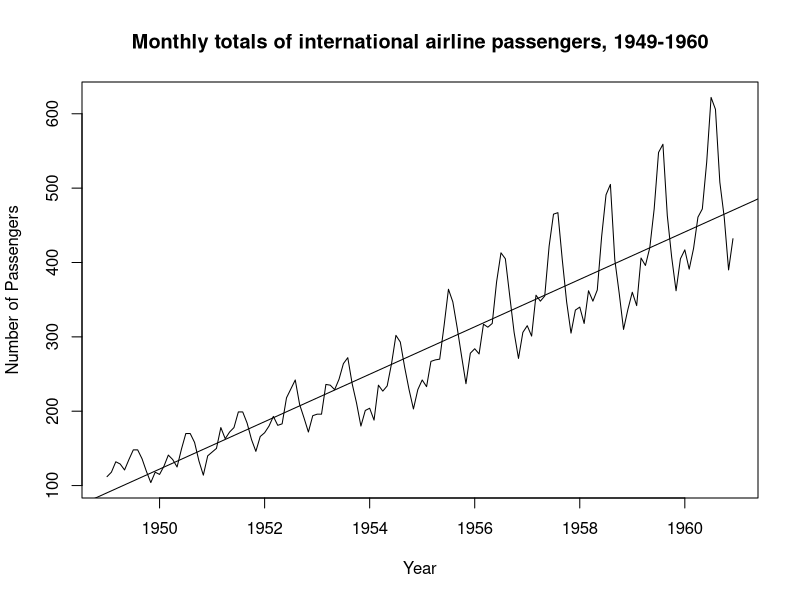
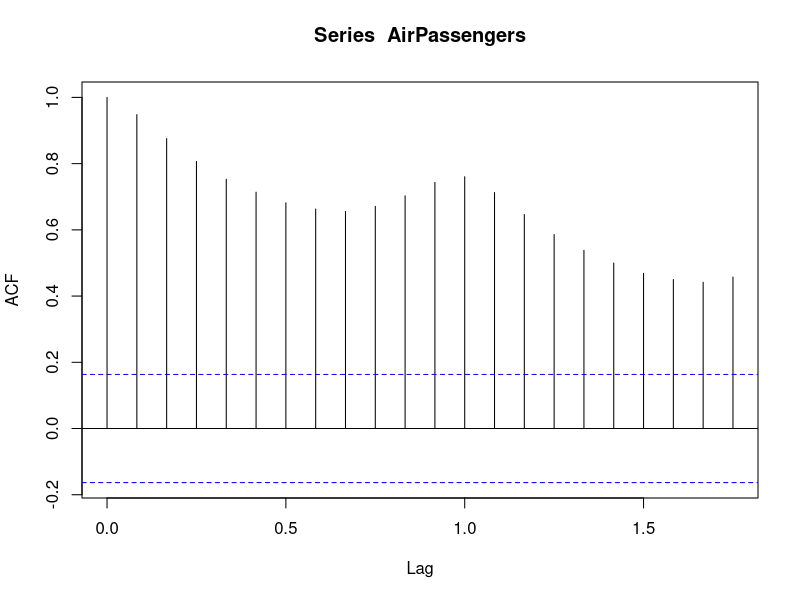
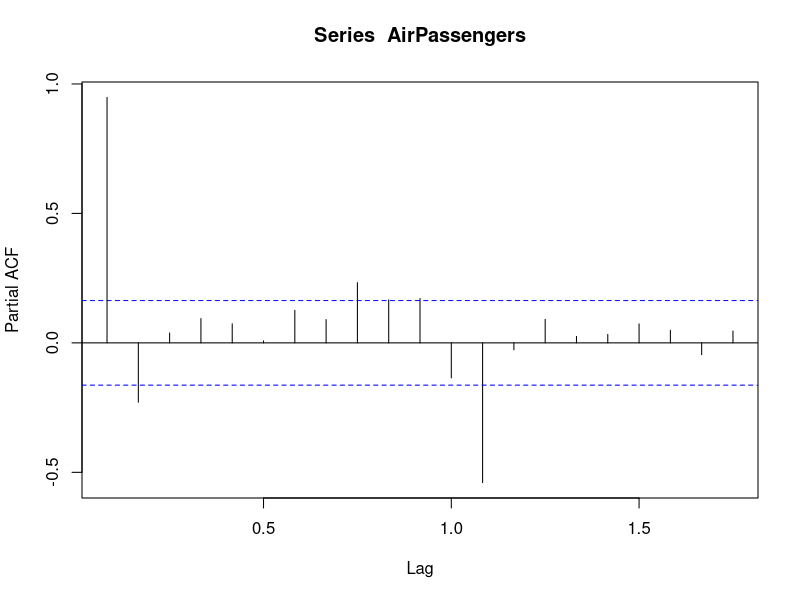
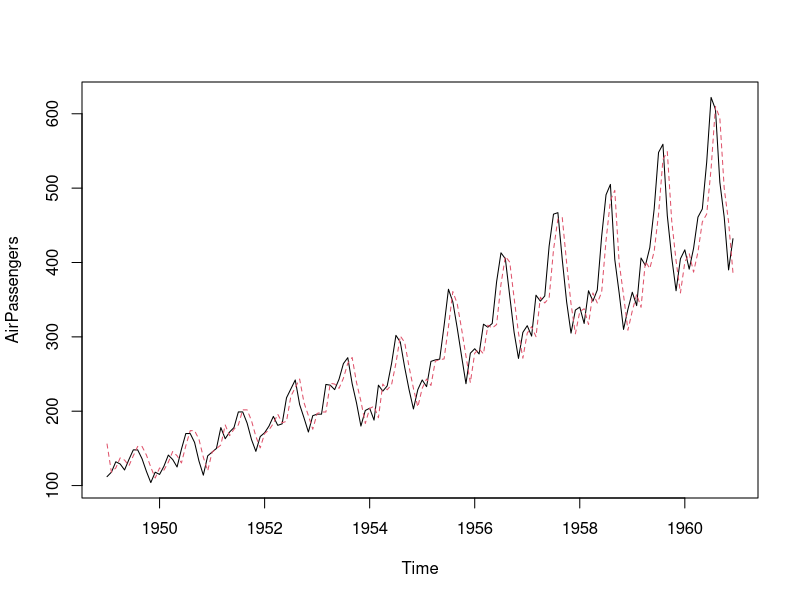
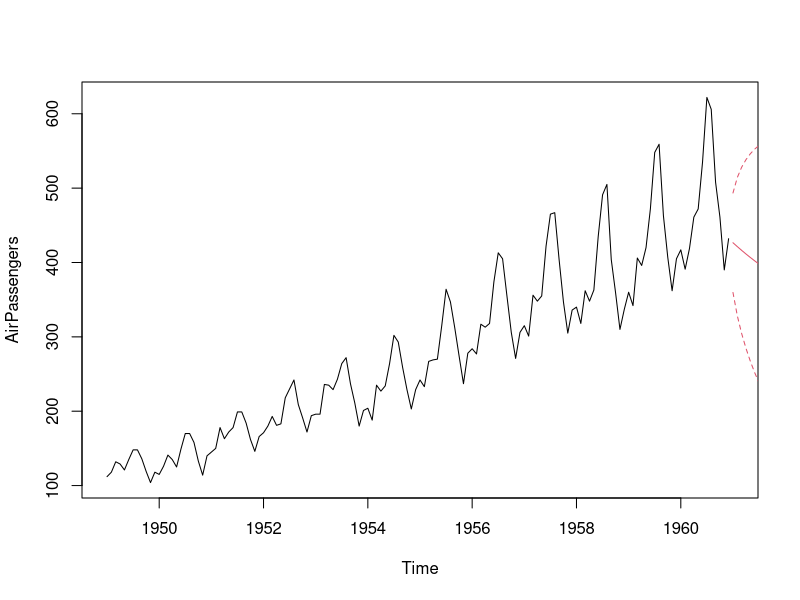
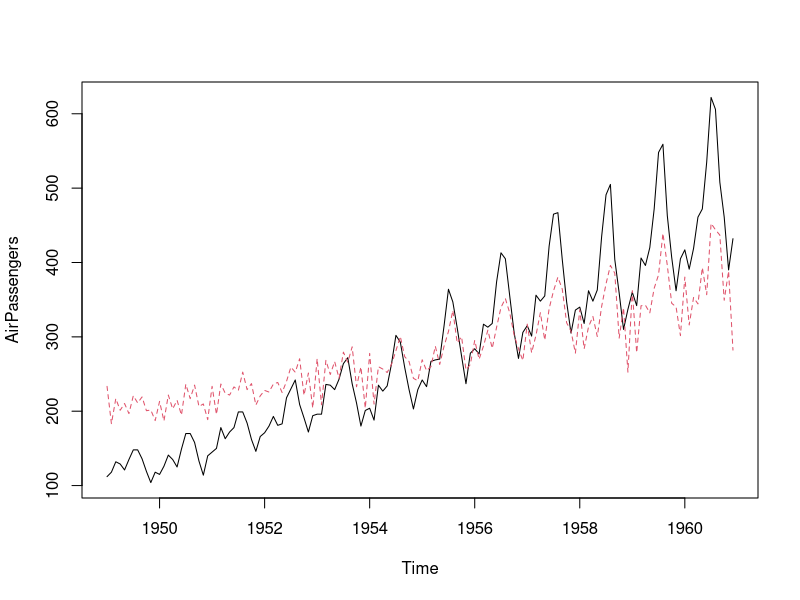
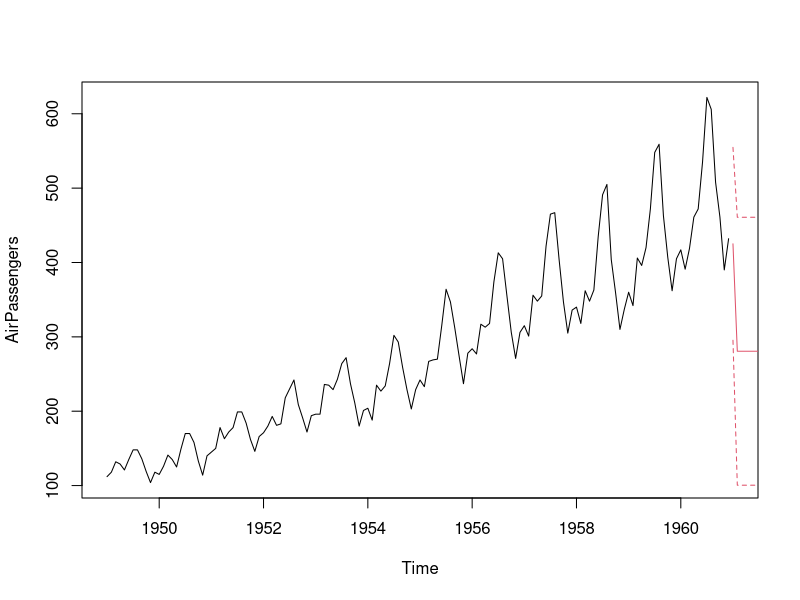

Write R code to recreate these figures, in order.
data("AirPassengers")
print(AirPassengers)
# Jan Feb Mar Apr May Jun Jul Aug Sep Oct Nov Dec
# 1949 112 118 132 129 121 135 148 148 136 119 104 118
# 1950 115 126 141 135 125 149 170 170 158 133 114 140
# 1951 145 150 178 163 172 178 199 199 184 162 146 166
# 1952 171 180 193 181 183 218 230 242 209 191 172 194
# 1953 196 196 236 235 229 243 264 272 237 211 180 201
# 1954 204 188 235 227 234 264 302 293 259 229 203 229
# 1955 242 233 267 269 270 315 364 347 312 274 237 278
# 1956 284 277 317 313 318 374 413 405 355 306 271 306
# 1957 315 301 356 348 355 422 465 467 404 347 305 336
# 1958 340 318 362 348 363 435 491 505 404 359 310 337
# 1959 360 342 406 396 420 472 548 559 463 407 362 405
# 1960 417 391 419 461 472 535 622 606 508 461 390 432


is.ts(AirPassengers)
# yep it is a TimeSeries data

summary(AirPassengers)
# Min. 1st Qu.  Median    Mean 3rd Qu.    Max. 
# 104.0   180.0   265.5   280.3   360.5   622.0 

start(AirPassengers)
end(AirPassengers)
time(AirPassengers)


ts.plot(AirPassengers, xlab="Year", ylab="Number of Passengers", main="Monthly totals of international airline passengers, 1949-1960")

# This will fit in a line
abline(reg=lm(AirPassengers~time(AirPassengers)))


# Auto Coorelation Function help us determine what type of series we have, 
# whether it is a White noise, Random walk, Auto regressive or Moving average.

acf(AirPassengers)
pacf(AirPassengers)



#Fit the AR model to AirPassengers
#For a given time series x we can fit the autoregressive (AR) model using the arima() 
#command and setting order equal to c(1, 0, 0). 
#Note for reference that an AR model is an ARIMA(p, q, d) model.

#Fitting the AR Model to the time series
AR <- arima(AirPassengers, order = c(1,0,0))
print(AR)


# Call:
#   arima(x = AirPassengers, order = c(1, 0, 0))
# 
# Coefficients:
#   ar1  intercept
# 0.9646   278.4649
# s.e.  0.0214    67.1141
# 
# sigma^2 estimated as 1119:  log likelihood = -711.09,  aic = 1428.18


ts.plot(AirPassengers)
AR_fit <- AirPassengers - residuals(AR)
points(AR_fit, type = "l", col = 2, lty = 2)



#Forcasting using AR model
#The predict() function can be used to make forecasts from an estimated AR model. 
#In the object generated by your predict() command, the $pred value is the forceast, and the $se value is the standard error for the forceast. 
#To make predictions for several periods beyond the last observations, you can use the n.ahead argument in your predict() command. 
#This argument establishes the forecast horizon (h), or the number of periods being forceast. 
#The forecasts are made recursively from 1 to h-steps ahead from the end of the observed time series.

#Using predict() to make a 1-step forecast
predict_AR <- predict(AR)

#Obtaining the 1-step forecast using $pred[1]
predict_AR$pred[1]
# [1] 426.5698
#ALternatively Using predict to make 1-step through 10-step forecasts
predict(AR, n.ahead = 10)
# $`pred`
# Jan      Feb      Mar      Apr      May      Jun      Jul      Aug      Sep      Oct
# 1961 426.5698 421.3316 416.2787 411.4045 406.7027 402.1672 397.7921 393.5717 389.5006 385.5735
# 
# $se
# Jan      Feb      Mar      Apr      May      Jun      Jul      Aug      Sep      Oct
# 1961 33.44577 46.47055 55.92922 63.47710 69.77093 75.15550 79.84042 83.96535 87.62943 90.90636


#plotting the AirPassenger series plus the forecast and 95% prediction intervals
ts.plot(AirPassengers, xlim = c(1949, 1961))
AR_forecast <- predict(AR, n.ahead = 10)$pred
AR_forecast_se <- predict(AR, n.ahead = 10)$se
points(AR_forecast, type = "l", col = 2)
points(AR_forecast - 2*AR_forecast_se, type = "l", col = 2, lty = 2)
points(AR_forecast + 2*AR_forecast_se, type = "l", col = 2, lty = 2)

#############################################################################
#############################################################################
#############################################################################
#############################################################################
#    Fit the MA model to AirPassengers
#        We can fit the simple moving average (MA) model using arima(., order = c(0, 0, 1)). 
#        Note for reference that an MA model is an ARIMA(0, 0, 1) model.

#Fitting the MA model to AirPassengers
MA <- arima(AirPassengers, order = c(0,0,1))
print(MA)

# arima(x = AirPassengers, order = c(0, 0, 1))
# 
# Coefficients:
#   ma1  intercept
# 0.9642   280.6464
# s.e.  0.0214    10.5788
# 
# sigma^2 estimated as 4205:  log likelihood = -806.43,  aic = 1618.86

#plotting the series along with the MA fitted values
ts.plot(AirPassengers)
MA_fit <- AirPassengers - resid(MA)
points(MA_fit, type = "l", col = 2, lty = 2)


#Forcasting using MA model
#Making a 1-step forecast based on MA
predict_MA <- predict(MA)

#Obtaining the 1-step forecast using $pred[1]
predict_MA$pred[1]
# [1] 425.1049

#ALternatively Using predict to make 1-step through 10-step forecasts
predict(MA, n.ahead = 10)
#$`pred`
# Jan      Feb      Mar      Apr      May      Jun      Jul      Aug      Sep      Oct
# 1961 425.1049 280.6464 280.6464 280.6464 280.6464 280.6464 280.6464 280.6464 280.6464 280.6464
# 
# $se
# Jan      Feb      Mar      Apr      May      Jun      Jul      Aug      Sep      Oct
# 1961 64.84895 90.08403 90.08403 90.08403 90.08403 90.08403 90.08403 90.08403 90.08403 90.08403

#Plotting the AIrPAssenger series plus the forecast and 95% prediction intervals
ts.plot(AirPassengers, xlim = c(1949, 1961))
MA_forecasts <- predict(MA, n.ahead = 10)$pred
MA_forecast_se <- predict(MA, n.ahead = 10)$se
points(MA_forecasts, type = "l", col = 2)
points(MA_forecasts - 2*MA_forecast_se, type = "l", col = 2, lty = 2)
points(MA_forecasts + 2*MA_forecast_se, type = "l", col = 2, lty = 2)


#Choosing AR or MA   Goodness of fit

cor(AR_fit, MA_fit)
#[1] 0.954995

# Find AIC of AR
AIC(AR)
## [1] 1428.179
# Find AIC of MA
AIC(MA)
## [1] 1618.863
# Find BIC of AR
BIC(AR)
## [1] 1437.089
# Find BIC of MA
BIC(MA)
## [1] 1627.772

#Given the lower value of AIC and BIC in AR model, 
#we should go with that for the time series analysis of AirPassenger data.


library(forecast)
AutoArimaModel=auto.arima(AirPassengers)
AutoArimaModel

# Series: AirPassengers 
# ARIMA(2,1,1)(0,1,0)[12] 
# 
# Coefficients:
#   ar1     ar2      ma1
# 0.5960  0.2143  -0.9819
# s.e.  0.0888  0.0880   0.0292
# 
# sigma^2 estimated as 132.3:  log likelihood=-504.92
# AIC=1017.85   AICc=1018.17   BIC=1029.35



#This function actually searches for a range of p, q values, after fixing d by Kwiatkowski-Phillips-Schmidt-Shin (KPSS) test. 
#It chooses the model having lowest AIC score.

